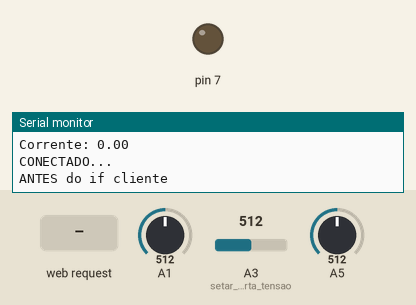
Recording of a sketch running on a simulated Arduino Uno, built for the host (arithmetic inside an expression is 32-bit, double 64-bit). Parts: output pins drawn as LEDs (lit = HIGH), the last lines printed to the serial monitor. Inputs (shaded band) come from the test bench; at power-on: A1 = 512, A3 (setar_porta_tensao) = 512, A5 = 512. WiFi joins after 1.5 s; servers stay silent unless stated.

Above: at 2.3 s.
2.4 s: HTTP request GET /?ID=1 received
At 6.51 s:
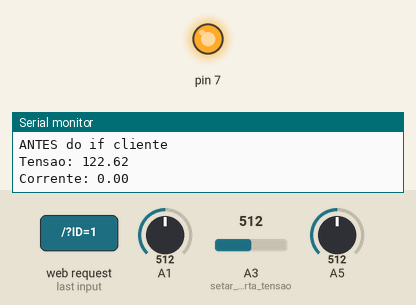
Timing chart, 0 to 13.4 s (numbered marks = the images above; inputs shaded):
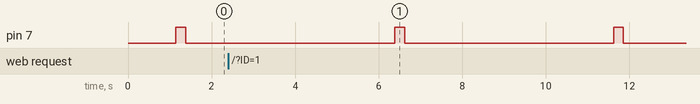

The sketch:

enviando_dados_via_get_corrente_temperatura_tensao_id.ino
```cpp
#include <SPI.h>
#include <UIPEthernet.h>


byte mac[] = { 0x00, 0x01, 0x02, 0x03, 0x04, 0x05 };//endereço mac

IPAddress ip(192, 168, 0, 101); //seta o ip fixo

EthernetServer server(80); //porta do servidor, pois ele vai ser o server
EthernetClient cliente;

byte servidor[] = { 192 , 168 , 0 , 166 };            //Servidor JAVA

int VQ;
//int ACSPin = A1;//entrada do sinal do sensor de corrente

void setup()
{

  VQ = determineVQ(A1); //Quiscent output voltage - the average voltage ACS712 shows with no load (0 A)
  pinMode(A3, INPUT);//setar porta tensao

  //iniciar o servidor, passa o mac e o ip fixo, da pra passar só mac, que ai vai te dar um ip por DHCP
  // deve seguir a sequencia Ethernet.begin(mac, ip, dns, gateway, subnet);
  Ethernet.begin(mac, ip);
  server.begin();

  //visualizar info da placa
  Serial.begin(9600);
  Serial.print("IP: ");
  Serial.println(Ethernet.localIP());
  Serial.print("Mascara : ");
  Serial.println(Ethernet.subnetMask());
  Serial.print("Gateway: ");
  Serial.println(Ethernet.gatewayIP());
  Serial.print("DNS-ServerIP: ");
  Serial.println(Ethernet.dnsServerIP());
  pinMode(7, OUTPUT);
}

void loop()
{
  int val;

 digitalWrite(7, HIGH);


  /***converte os valores em string e os concatena no metodo GET para envialos ao servidor***/

  String ENVIA = "GET /?ID=1";
  //ENVIA.concat(id);
  ENVIA.concat("&VOLTS=");
  ENVIA.concat(calcTensao());
  ENVIA.concat("&CORRENTE=");
  ENVIA.concat(readCurrent(A1));
  ENVIA.concat("&TEMPERATURA=");
  ENVIA.concat(( 5.0 * analogRead(A5) * 100.0) / 1024.0);

  //ENVIA = "GET /?ID=1@1&VOLTS=219&CORRENTE=0,1123&TEMPERATURA=20";

  if (cliente.connect(servidor, 8080)) {
    Serial.println("CONECTADO...");

    cliente.print(ENVIA);
    cliente.println(" HTTP/1.1");

    cliente.println("Host: www.google.com");
    cliente.println("Connection: close");
    cliente.println();
  } else {
    Serial.println("ERRO NA CONEXAO...");
    digitalWrite(7, LOW);
    delay(1000);
    digitalWrite(7, HIGH);
    delay(1000);
    digitalWrite(7, LOW);
    delay(1000);
    digitalWrite(7, HIGH);
  }

  //delay(1000);
  cliente.stop();

  /***Verifica se existe robo conectado e sua acao***/

  // verifica as conexões recebidas
  EthernetClient client = server.available();

  Serial.println("ANTES do if cliente");
  if (client) // se tiver cliente conectado
  {
      Serial.println("DENTRO do if cliente");

    boolean currentLineIsBlank = true;
    String linha;

    while (client.connected()) // em quanto o cliente estiver conectado
    {
      if (client.available())
      {
        char c = client.read(); //Variável para armazenar os caracteres que forem recebidos
        linha.concat(c); // Pega os valor após o IP do navegador ex: 192.168.1.2/0001

        // Recebeu dois caracteres de fim de linha (\ n). O cliente terminou
        // envio do pedido.
        if (c == '\n' && currentLineIsBlank)
        {
          // Enviar um cabeçalho de resposta HTTP padrão
          // IMPORTANTE, ISSO FAZ O ARDUINO RECEBER REQUISIÇÃO AJAX DE OUTRO SERVIDOR E NÃO APENAS LOCAL.
          client.println("HTTP/1.1 200 OK");
          client.println("Content-Type: text/javascript");
          client.println("Access-Control-Allow-Origin: *");
          client.println();

          int iniciofrente = linha.indexOf("?");

          if (iniciofrente > -1) { //verifica se existe comando

            iniciofrente  = iniciofrente + 6; // pega o caracter seguinte
            int fimfrente = iniciofrente + 3; //espera 3 caracteres

            String acao   = linha.substring(iniciofrente, fimfrente); //pega o valor do comando

            if (acao == "001") {
              digitalWrite(7, HIGH);
              val = 1;
            }
            else if (acao == "002") {
              digitalWrite(7, LOW);
              val = 0;
            }
            else {}

            client.print("dados({ rele : ");
            client.print(val);
            client.print(" })");

          }
          break;

          break; // fim da transmissão
        }

        // Se o cliente enviou um caractere de fim de linha (\ n),
        // eleve a bandeira e veja se o próximo caractere é outro
        // caractere de fim de linha
        if (c == '\n')
        {
          currentLineIsBlank = true;
        } else if (c != '\r')
        {
          currentLineIsBlank = false;
        }


        // Se o cliente envia um caractere que não é um caractere de fim de linha,
        // redefinir o sinalizador e aguarde o caractere de fim de linha.
        else if (c != '\r')
        {
          currentLineIsBlank = false;
        }
      }
    }

  }
  // tempo pro navegador receber os dados
  delay(1);

  // fexa conexão
  client.stop();
  digitalWrite(7, LOW);
  delay(5000);

}

//////////////////////////////////INICIO SENSOR DE CORRENTE////////////////////////////////////////////////
int determineVQ(int PIN) {
  long VQ = 0;
  //read 1000 samples to stabilise value
  for (int i = 0; i < 1000; i++) {
    VQ += abs(analogRead(PIN));
    delay(1);//depends on sampling (on filter capacitor), can be 1/80000 (80kHz) max.
  }
  VQ /= 1000;
  Serial.print(map(VQ, 0, 1023, 0, 5000));
  Serial.println(" mV");
  return int(VQ);
}

float readCurrent(int PIN) {
  int current = 0;
  int sensitivity = 52;//change this to 100 for ACS712-20A or to 66 for ACS712-30A
  //read 5 samples to stabilise value
  for (int i = 0; i < 200; i++) {
    current += abs(analogRead(PIN) - VQ);
    //delay(1);
  }
  current = map(current / 200, 0, 1023, 0, 5000);
  float corrente =    float(current) / sensitivity;
  if(corrente<=0.1){
    corrente=0;
  }
  Serial.print("Corrente: ");
  Serial.println(corrente);

  return corrente;
}
////////////////////////////////////////FIM SENSOR DE CORRENTE/////////////////////////////////////////////

/////////////////////////////////////////INICIO SENSOR DE TENSAO///////////////////////////////////////////
int calcTensao() {

  float valor    = 0;
  int i = 0;
  float media = 0;
  float tensao = 0;

  while (i < 100) {// le X valores para calcular uma media
    valor = (5.0 * analogRead(A3)) / 1023;// regra de 3 5V —– 1023 X —– Valor Obtido
    media += valor;//armazena media
    i++;//incremento while
  }
  media /= 100;//faz a media

  tensao = (245 * media) / 5;//calcula tensao maxima(V) * media leitura sensor / 5V

  if (tensao < 90)//se indentificar tensao abaixo de 90v entende-se por desligada
  {
    tensao = 0;
  }
  Serial.print("Tensao: ");
  Serial.println (tensao);
  return tensao;
  }
///////////////////////////////////////////////FIM SENSOR DE TENSAO//////////////////////////////////////////
```

Measured:
- by itself, pin 7: alternates HIGH for 0.24 s and LOW for 5.0 s
